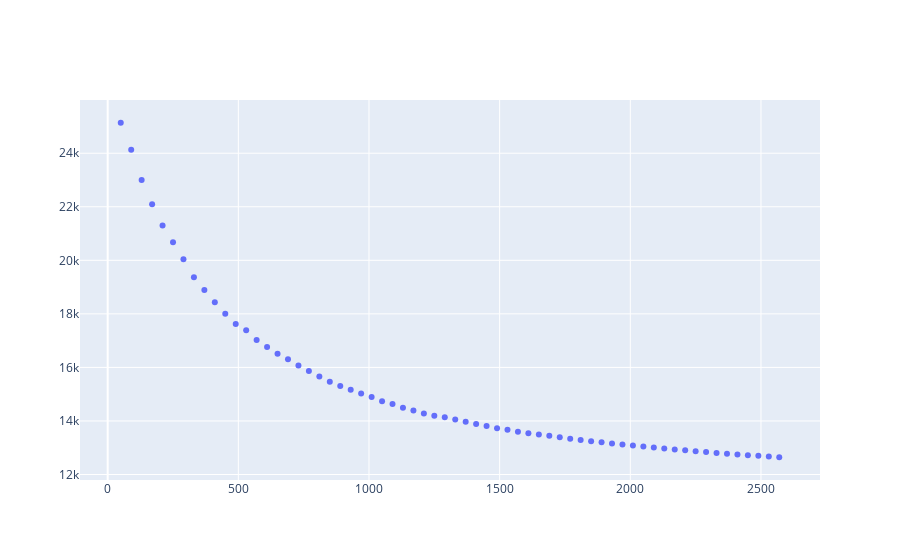

Source (notebook cell):
### Code cell
import plotly.graph_objects as go


fig = go.Figure()

# Add traces
fig.add_trace(go.Scatter(x=df_nestimators['n_estimators_list'][1:], y=df_nestimators['RMSE_list'][1:],
                    mode='markers',
                    name='n_estimators'))
fig.show()
